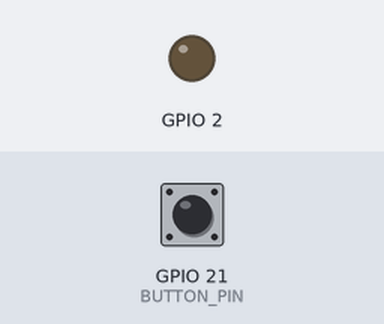
Bench run of a program on a simulated ESP32. Parts: output pins drawn as LEDs (lit = HIGH). The test bench sets the inputs (shaded band); at power-on: GPIO 21 (BUTTON_PIN) HIGH. EEPROM starts erased.

Above: at 1.2 s.
1.3 s: GPIO 21 (BUTTON_PIN) pulled LOW for 0.15 s
At 1.8 s:
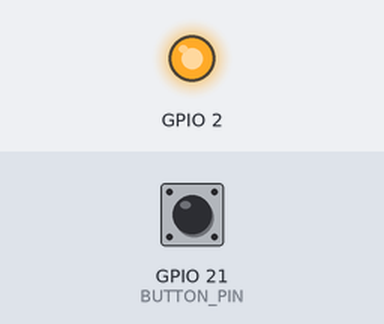
2.9 s: GPIO 21 (BUTTON_PIN) pulled LOW for 1 s
At 4.2 s:
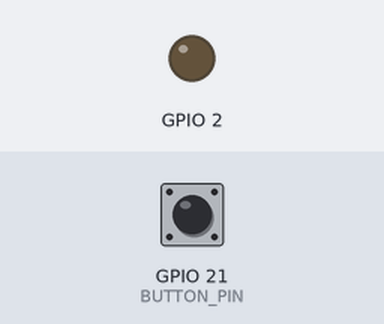
5.4 s: GPIO 21 (BUTTON_PIN) pulled LOW for 3.2 s
At 6.1 s:
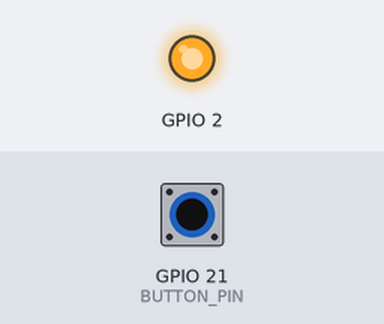
Timing chart, 0 to 8.4 s (numbered marks = the images above; inputs shaded):
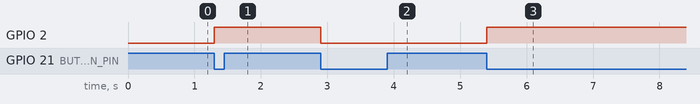

The program:

main.cpp
```cpp
#include <Arduino.h>
#include <Preferences.h>

// Nama penyimpanan untuk Preferences API
#define STORAGE_NAME "storage"

// Kunci penyimpanan untuk status LED
#define LED_STATUS_KEY "led"

// Pin untuk tombol
#define BUTTON_PIN 21

// Variabel untuk menyimpan status LED
bool ledStatus = LOW;

// Flag untuk menandai perubahan status LED
bool changeLedStatus = false;

// Objek Preferences untuk menyimpan dan mengambil preferensi
Preferences storage;

// Interrupt Service Routine (ISR) untuk menangani interupsi dari tombol
void IRAM_ATTR gpioISR()
{
  // Menandai perubahan status saat interupsi terdeteksi
  changeLedStatus = true;
}

void setup()
{
  // Konfigurasi pin tombol sebagai input dengan pull-up internal
  pinMode(BUTTON_PIN, INPUT_PULLUP);

  // Konfigurasi pin built-in LED sebagai output
  pinMode(BUILTIN_LED, OUTPUT);

  // Mendaftarkan fungsi ISR untuk menangani interupsi tombol saat FALLING edge terdeteksi
  attachInterrupt(BUTTON_PIN, &gpioISR, FALLING);

  // Inisialisasi komunikasi serial dengan baud rate 9600
  Serial.begin(9600);

  // Memulai Preferences dengan nama penyimpanan yang telah ditentukan
  storage.begin(STORAGE_NAME);

  // Mendapatkan status LED dari penyimpanan dan mengatur status LED sesuai
  ledStatus = storage.getBool(LED_STATUS_KEY);

  // Menutup Preferences setelah mendapatkan nilai yang dibutuhkan
  storage.end();

  // Mengatur status LED sesuai dengan nilai yang diperoleh
  digitalWrite(BUILTIN_LED, ledStatus);
}

void loop()
{
  // Memeriksa apakah terjadi perubahan status LED
  if (changeLedStatus)
  {
    // Menonaktifkan interupsi untuk menghindari konflik akses
    noInterrupts();
    changeLedStatus = false;

    // Mengaktifkan kembali interupsi setelah menangani perubahan status
    interrupts();
    // Mengubah status LED
    ledStatus = !ledStatus;
    // Mengatur status LED sesuai dengan perubahan
    digitalWrite(BUILTIN_LED, ledStatus);

    // Memulai Preferences untuk menyimpan status LED
    storage.begin(STORAGE_NAME);

    // Menyimpan status LED ke penyimpanan
    storage.putBool(LED_STATUS_KEY, ledStatus);

    // Menutup Preferences setelah menyimpan nilai yang diperlukan
    storage.end();
  }
}
```

Measured:
- after the input at 1.3 s, GPIO 2: LOW → HIGH at once
- after the input at 2.9 s, GPIO 2: HIGH → LOW at once
- after the input at 5.4 s, GPIO 2: LOW → HIGH at once
